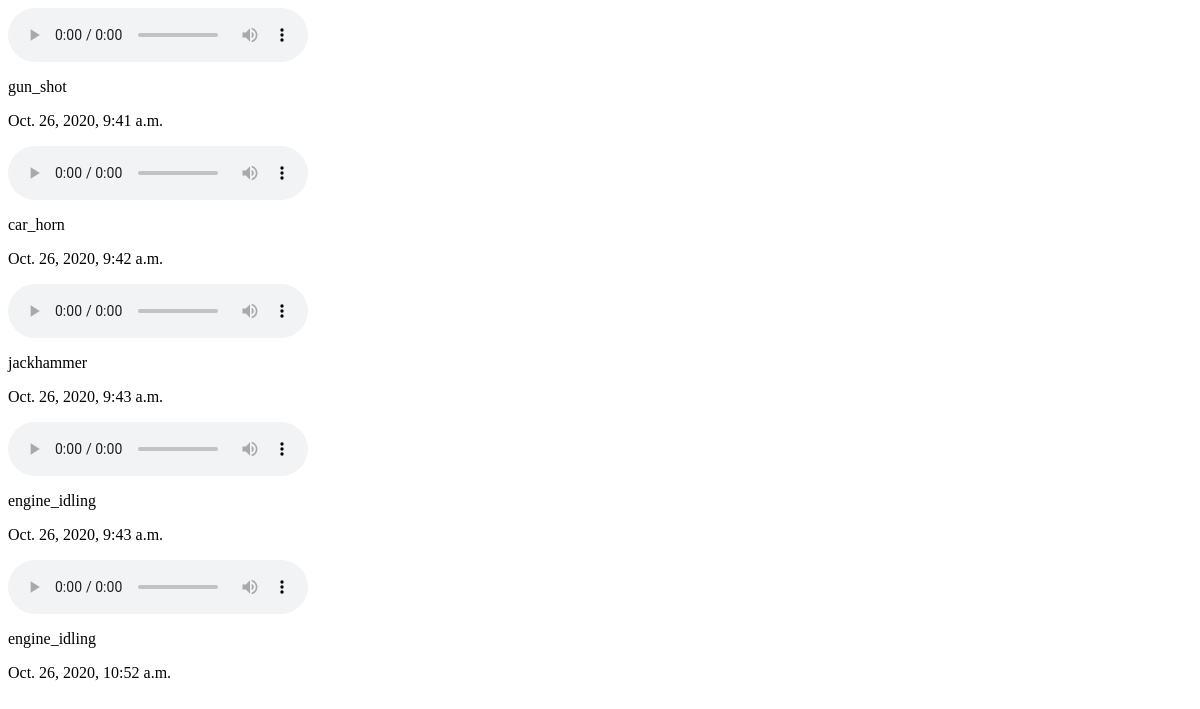
The page /list/ on the database as committed earlier.
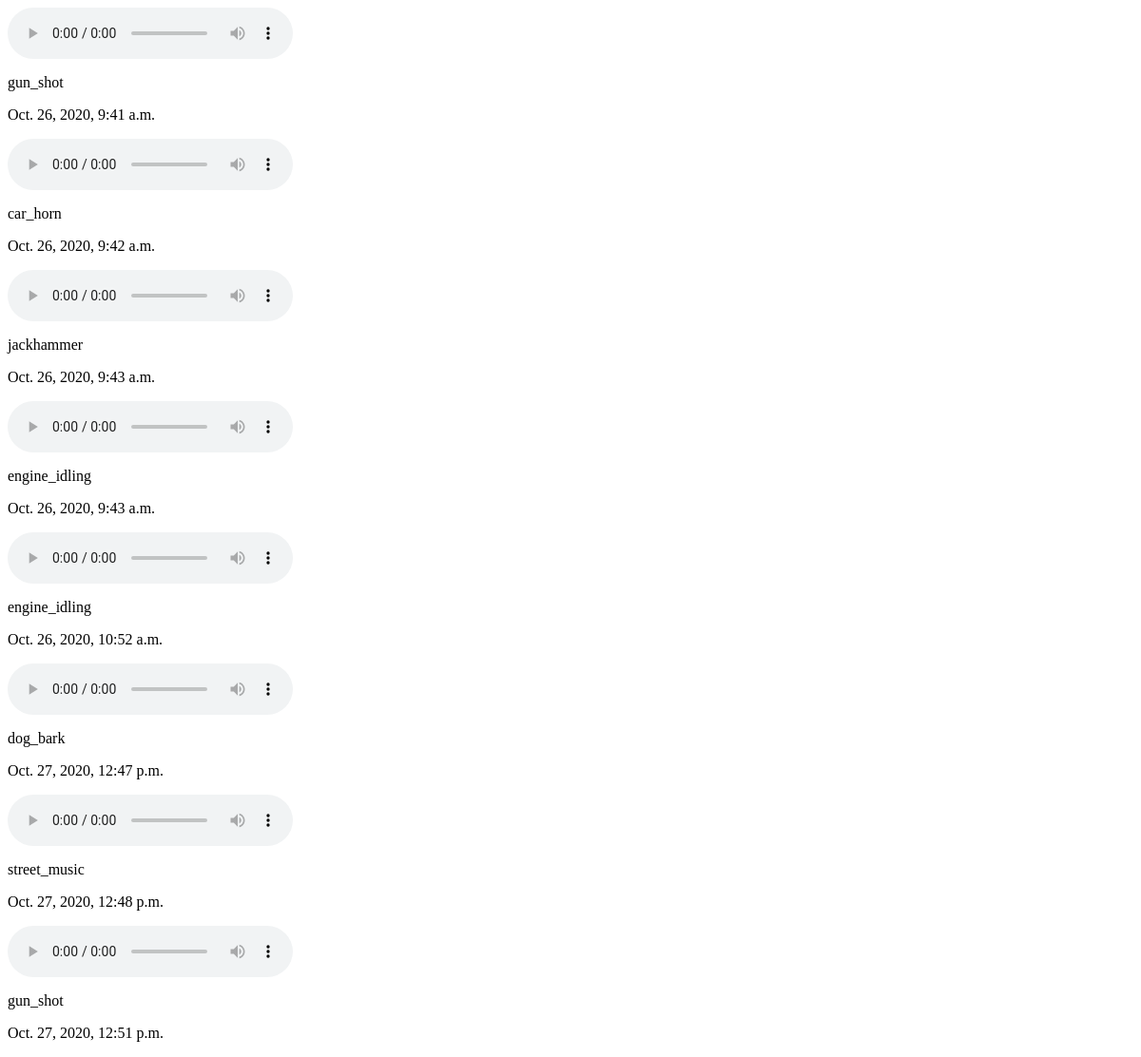
The same page on the database as committed later.
### app/models.py (models this page shows, shortened)
class Audio(models.Model):
	audio = models.FileField(upload_to='audio',blank=False,null=True)
	spec = models.ImageField(upload_to='spectrogram',null=True)
	utime = models.DateTimeField(default=timezone.now)
	prediction = models.CharField(max_length=20,null=True)

### app/views.py (the view)
# urls.py: path('list/',views.list_audio,name='list_audio'),
def list_audio(request):
    audios=Audio.objects.all()
    return render(request,'list.html',{'audios':audios})

### templates/list.html
{% block content%}
{% for audio in audios %}
	<div>
		<audio controls>
			<source src="{{MEDIA_ROOT}}/media/{{audio.audio}}">
		</audio>
		<p>{{ audio.prediction }}</p>
		<p>{{ audio.utime }}</p>
	</div>
{% endfor %}
{%endblock%}

Rows that differ between the two databases and show on the page:
added Audio: prediction "dog_bark", utime "Oct. 27, 2020, 12:47 p.m."
added Audio: prediction "street_music", utime "Oct. 27, 2020, 12:48 p.m."
added Audio: prediction "gun_shot", utime "Oct. 27, 2020, 12:51 p.m."
